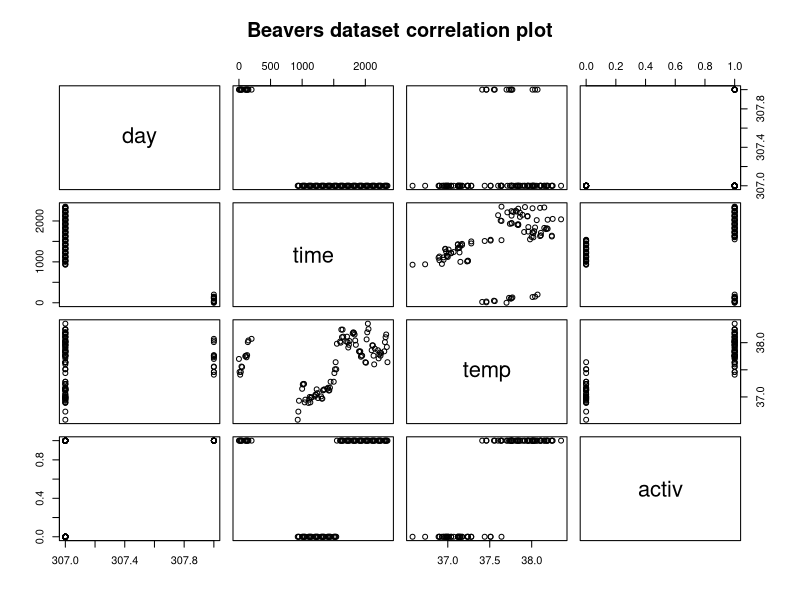

Reproduce this figure in R. (Note: this script raises an error after producing the figure.)
str(beaver2)
summary(beaver2)


beavers_data <- beaver2

pairs(beavers_data, labels = colnames(beavers_data), 
      main = "Beavers dataset correlation plot")

#labels start with what is assigned to lower value first

beavers_data$new_activity <- factor(beavers_data$activ, labels = c("no", "yes"))

attach(beavers_data)
tapply(temp, activ, summary)
par <- opar
plot(beavers_data$activity,
     temp,
     pch = 19,
     col = "lightblue")
#cant show categorical data in scatter plot

#Q2
#to display normality of data
hist(temp)
#dont do this
hist(activ)


hist(beavers_data$temp, col = "steelblue", main = "Histogram of Temperature")
hist(beavers_data$activ, col = "steelblue", main = "Activity" )


library(lattice)
histogram(~temp | activ,
          data = beavers_data,
          main = "Distribution of beaver activity data",
          xlab = "temp(deg)", ylab = "Activity(%)")

#Q - Q plot can help to determine normality

qqnorm(beavers_data$temp)
qqline(temp, col = "red")

with(beavers_data, qqnorm(temp[activ == "no"], 
                          temp[activ == "yes"],
                          main = "Comparing 2 samples of activity data",
                          xlab = "Active = yes",
                          ylab = "Active = no"))

